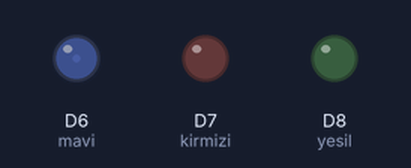
A sketch run on a simulated ESP8266 (NodeMCU). On the bench: output pins drawn as LEDs (lit = HIGH).

Above: at 0.15 s.
At 9.49 s:
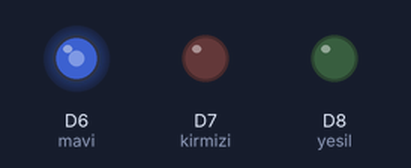
At 19.45 s:
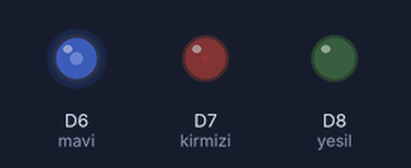
At 39.05 s:
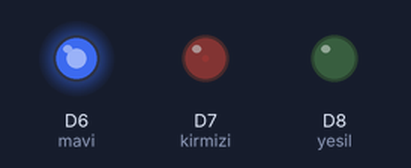
Timing chart, 0 to 40.0 s (numbered marks = the images above):
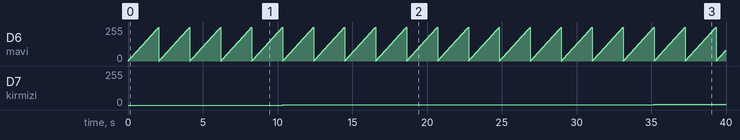

The sketch:

12_RGB.ino
```cpp
// deneme kartı üzerindeki RGB ledi yakma
int kirmizi = D7;
int yesil = D8;
int mavi = D6;
//****************************************
void setup()
{
  pinMode(kirmizi, OUTPUT);
  pinMode(yesil, OUTPUT);
  pinMode(mavi, OUTPUT);
}
//****************************************
void loop()
{
  for (int i = 0; i < 1023; i++)
  {
    for (int j = 0; j < 1023; j++)
    {
      for (int k = 0; k < 1023; k++)
      {
        analogWrite(yesil, i);        // PWM sinyal gönderme
        analogWrite(mavi, k);         // PWM sinyal gönderme
        analogWrite(kirmizi, j);      // PWM sinyal gönderme
        delay(2);
      }
    }
  }
}
```

Measured:
- by itself, D6 (mavi): ramps from 0/255 to 254/255 and jumps back, once every 2.1 s
- by itself, D7 (kirmizi): 0/255 → 1/255 at 10.4 s, → 2/255 8.3 s later, → 3/255 8.3 s later, → 4/255 8.3 s later
